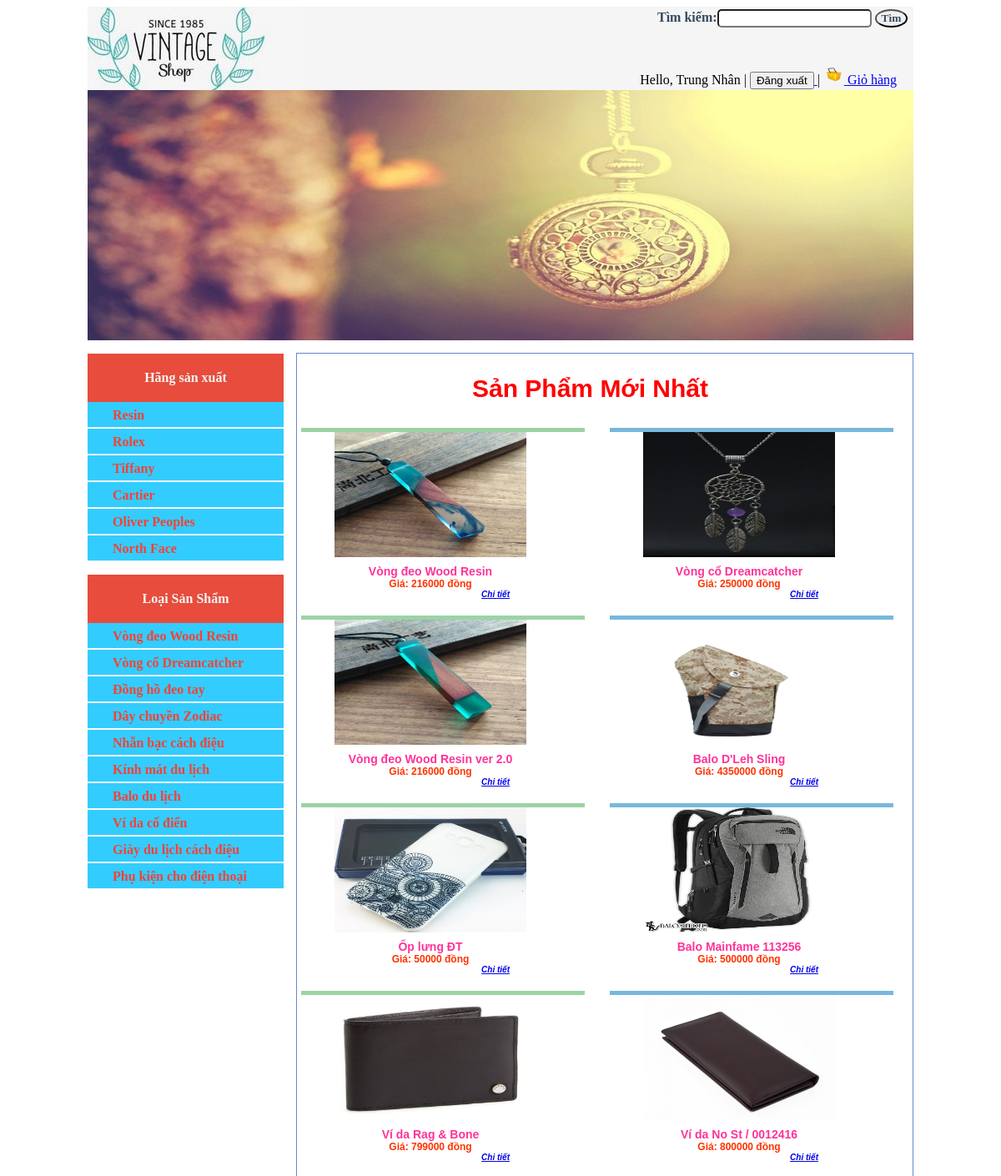
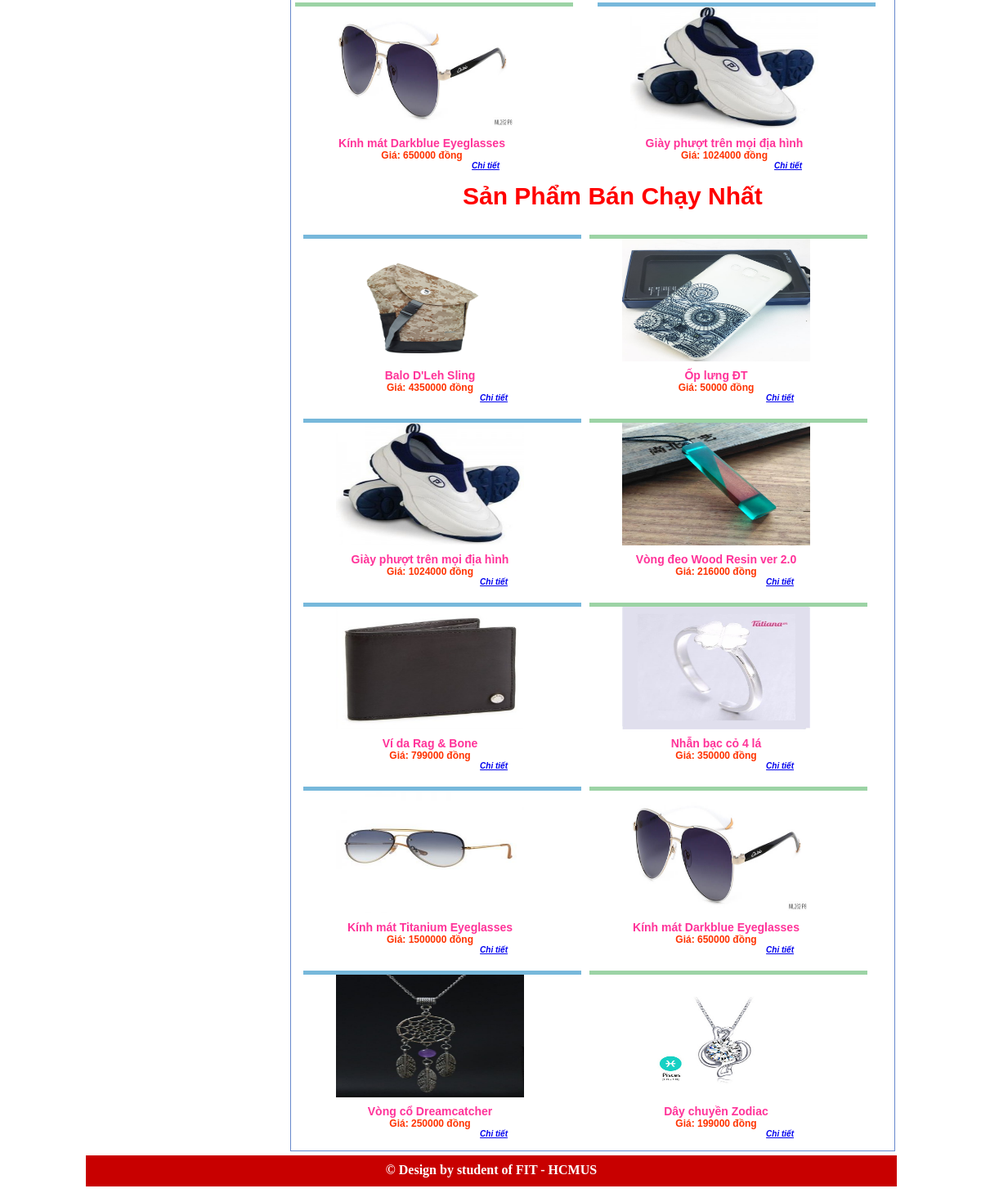
The app's page /index.php (signed in) with its own data (2 pictures, top to bottom).
### tables this page shows
CREATE TABLE IF NOT EXISTS `hangsanxuat` (
  `MaHangSanXuat` int(11) NOT NULL AUTO_INCREMENT,
  `TenHangSanXuat` varchar(64) DEFAULT NULL,
  `LogoURL` varchar(45) DEFAULT NULL,
  `BiXoa` tinyint(1) DEFAULT '0',
  PRIMARY KEY (`MaHangSanXuat`)
);

CREATE TABLE IF NOT EXISTS `loaisanpham` (
  `MaLoaiSanPham` int(11) NOT NULL AUTO_INCREMENT,
  `TenLoaiSanPham` varchar(64) DEFAULT NULL,
  `BiXoa` tinyint(1) DEFAULT '0',
  PRIMARY KEY (`MaLoaiSanPham`)
);

CREATE TABLE IF NOT EXISTS `sanpham` (
  `MaSanPham` int(11) NOT NULL AUTO_INCREMENT,
  `TenSanPham` varchar(45) DEFAULT NULL,
  `HinhURL` varchar(45) DEFAULT NULL,
  `GiaSanPham` int(11) DEFAULT NULL,
  `NgayNhap` datetime DEFAULT NULL,
  `SoLuongTon` int(11) DEFAULT NULL,
  `SoLuongBan` int(11) DEFAULT NULL,
  `SoLuocXem` int(11) DEFAULT NULL,
  `MoTa` text,
  `BiXoa` tinyint(1) DEFAULT '0',
  `MaLoaiSanPham` int(11) NOT NULL,
  `MaHangSanXuat` int(11) NOT NULL,
  PRIMARY KEY (`MaSanPham`),
  KEY `fk_SanPham_LoaiSanPham1_idx` (`MaLoaiSanPham`),
  KEY `fk_SanPham_HangSanXuat1_idx` (`MaHangSanXuat`)
);

### lib/DataProvider.php (called while the page is built, shortened)
<?php
    include_once "lib/config.php";
    class DataProvider
    {
        public static function ExecuteQuery($sql)
        {
            global $db_host, $db_username, $db_password, $db_name;
            $connection = mysqli_connect($db_host, $db_username, $db_password, $db_name) or
            die ("couldn't connect to localhost");
            mysqli_query($connection, "set names 'utf8'");
            $result = mysqli_query($connection, $sql);
            return $result;
        }
    }
?>

### pages/pHome.php (called while the page is built)
<?php
    include ("pages/pSanPhamMoiNhat.php");
    include ("pages/pSanPhamBanChayNhat.php");
?>

### templates/tempThumbProduct.php (the view)
<div class="box">
    <img src="images/<?php echo $hinhURL; ?>" />
    <div class="pname"><?php echo $tenSanPham; ?></div>
    <div class="pprice">Giá: <?php echo $giaSanPham; ?> đồng</div>
    <div class="action">
        <a href="index.php?a=4&id=<?php echo $maSanPham; ?>">Chi tiết</a>
    </div>
</div>

### modules/mMenuHang.php
<dl>
<dt>Hãng sản xuất</dt>
<?php
    $sql = "SELECT hsx.MaHangSanXuat, hsx.TenHangSanXuat
            FROM HangSanXuat hsx
            WHERE hsx.BiXoa = 0";
    $list = DataProvider::ExecuteQuery($sql);
    while($row = mysqli_fetch_array($list)){
        $name = $row["TenHangSanXuat"];
        $url = "index.php?a=2&id=".$row["MaHangSanXuat"];
        include "templates/tempMenu.php";
    }
?>
</dl>

### templates/tempMenu.php
<dd class="menu">
<a href="<?php echo $url; ?>">
    <?php echo $name; ?>
</a>
</dd>

### modules/mMenuLoai.php
<dl>
<dt>Loại Sản Shẩm</dt>
<?php
    $sql = "SELECT lsp.MaLoaiSanPham, lsp.TenLoaiSanPham
            FROM LoaiSanPham lsp
            WHERE lsp.BiXoa = 0";
    $list = DataProvider::ExecuteQuery($sql);
    while($row = mysqli_fetch_array($list)){
        $name = $row["TenLoaiSanPham"];
        $url = "index.php?a=3&id=".$row["MaLoaiSanPham"];
        include "templates/tempMenu.php";
    }
?>
</dl>

### pages/pSanPhamMoiNhat.php
<h2>Sản Phẩm Mới Nhất</h2>
<?php
    $sql = "SELECT sp.MaSanPham, sp.TenSanPham, sp.GiaSanPham, sp.HinhURL
            FROM SanPham sp
            WHERE sp.BiXoa = 0
            ORDER BY sp.NgayNhap DESC
            LIMIT 0, 10";
        $list = DataProvider::ExecuteQuery($sql);
        while($row = mysqli_fetch_array($list)){
            $maSanPham = $row["MaSanPham"];
            $tenSanPham = $row["TenSanPham"];
            $giaSanPham = $row["GiaSanPham"];
            $hinhURL = $row["HinhURL"];
            include ("templates/tempThumbProduct.php");
        }
?>

### pages/pSanPhamBanChayNhat.php
<h2>Sản Phẩm Bán Chạy Nhất</h2>
<?php
    $sql = "SELECT sp.MaSanPham, sp.TenSanPham, sp.GiaSanPham, sp.HinhURL
            FROM SanPham sp
            WHERE sp.BiXoa = 0
            ORDER BY sp.SoLuongBan DESC
            LIMIT 0, 10";
        $list = DataProvider::ExecuteQuery($sql);
        while($row = mysqli_fetch_array($list)){
            $maSanPham = $row["MaSanPham"];
            $tenSanPham = $row["TenSanPham"];
            $giaSanPham = $row["GiaSanPham"];
            $hinhURL = $row["HinhURL"];
            include ("templates/tempThumbProduct.php");
        }
?>

### CSS/style.css (style rules this page uses)
.sidebar dt { text-align:center; color:whitesmoke; background: #e74c3c; padding: 20px; font-weight:bold; margin: 0; }
.sidebar dl dd { border-bottom:1px solid whitesmoke; }
.sidebar dl dd a { color: #F44336; font-weight: bold; padding: 3px 20px; display: block; text-decoration: none; }
.menu { margin: 0px; padding: 0px; }
.menu { margin: 0 0 1px 0; list-style: none; background-color: #33ccff; color: #fff; width: 225px; height: 30px; line-height: 25px; padding-left: 10px; }
.content h2 { font: bold 30px arial; color: #ff0000; padding-left: 20px; margin-left: 190px; }
.box { margin:5px; float:left; width:250px; text-align:center; padding-right: 60px; padding-left: 30px; }
.box:nth-child(even) { border-top: 5px solid rgb(156, 211, 165); margin-right: 15px; }
.box:nth-child(odd) { border-top: 5px solid rgb(119, 184, 219); margin-left: 15px; }
.box img { width: 230px; height: 150px; }
.pname { font: bold 14px arial; color: #F39; margin-top: 5px; }
.pprice { font: bold 12px arial; color: #f30; }
.action { font: italic bold 10px arial; margin-right: 30px; margin-bottom: 10px; color: #F96; text-align: right; }

### records on screen
hangsanxuat: TenHangSanXuat "Resin"
hangsanxuat: TenHangSanXuat "Rolex"
hangsanxuat: TenHangSanXuat "Tiffany"
hangsanxuat: TenHangSanXuat "Cartier"
hangsanxuat: TenHangSanXuat "Oliver Peoples"
hangsanxuat: TenHangSanXuat "North Face"
loaisanpham: TenLoaiSanPham "Vòng đeo Wood Resin"
loaisanpham: TenLoaiSanPham "Vòng cổ Dreamcatcher"
loaisanpham: TenLoaiSanPham "Đồng hồ đeo tay"
loaisanpham: TenLoaiSanPham "Dây chuyền Zodiac"
loaisanpham: TenLoaiSanPham "Nhẫn bạc cách điệu"
loaisanpham: TenLoaiSanPham "Kính mát du lịch"
loaisanpham: TenLoaiSanPham "Balo du lịch"
loaisanpham: TenLoaiSanPham "Ví da cổ điển"
loaisanpham: TenLoaiSanPham "Giày du lịch cách điệu"
loaisanpham: TenLoaiSanPham "Phụ kiện cho điện thoại"
sanpham: HinhURL (picture), TenSanPham "Vòng đeo Wood Resin", GiaSanPham "216000"
sanpham: HinhURL (picture), TenSanPham "Vòng cổ Dreamcatcher", GiaSanPham "250000"
sanpham: HinhURL (picture), TenSanPham "Vòng đeo Wood Resin ver 2.0", GiaSanPham "216000"
sanpham: HinhURL (picture), TenSanPham "Balo D'Leh Sling", GiaSanPham "4350000"
sanpham: HinhURL (picture), TenSanPham "Ốp lưng ĐT", GiaSanPham "50000"
sanpham: HinhURL (picture), TenSanPham "Balo Mainfame 113256", GiaSanPham "500000"
sanpham: HinhURL (picture), TenSanPham "Ví da Rag & Bone", GiaSanPham "799000"
sanpham: HinhURL (picture), TenSanPham "Ví da No St / 0012416", GiaSanPham "800000"
sanpham: HinhURL (picture), TenSanPham "Kính mát Darkblue Eyeglasses", GiaSanPham "650000"
sanpham: HinhURL (picture), TenSanPham "Giày phượt trên mọi địa hình", GiaSanPham "1024000"
sanpham: HinhURL (picture), TenSanPham "Nhẫn bạc cỏ 4 lá", GiaSanPham "350000"
sanpham: HinhURL (picture), TenSanPham "Kính mát Titanium Eyeglasses", GiaSanPham "1500000"
sanpham: HinhURL (picture), TenSanPham "Dây chuyền Zodiac", GiaSanPham "199000"

### other values on screen
$_SESSION["tenHienThi"] "Trung Nhân"
